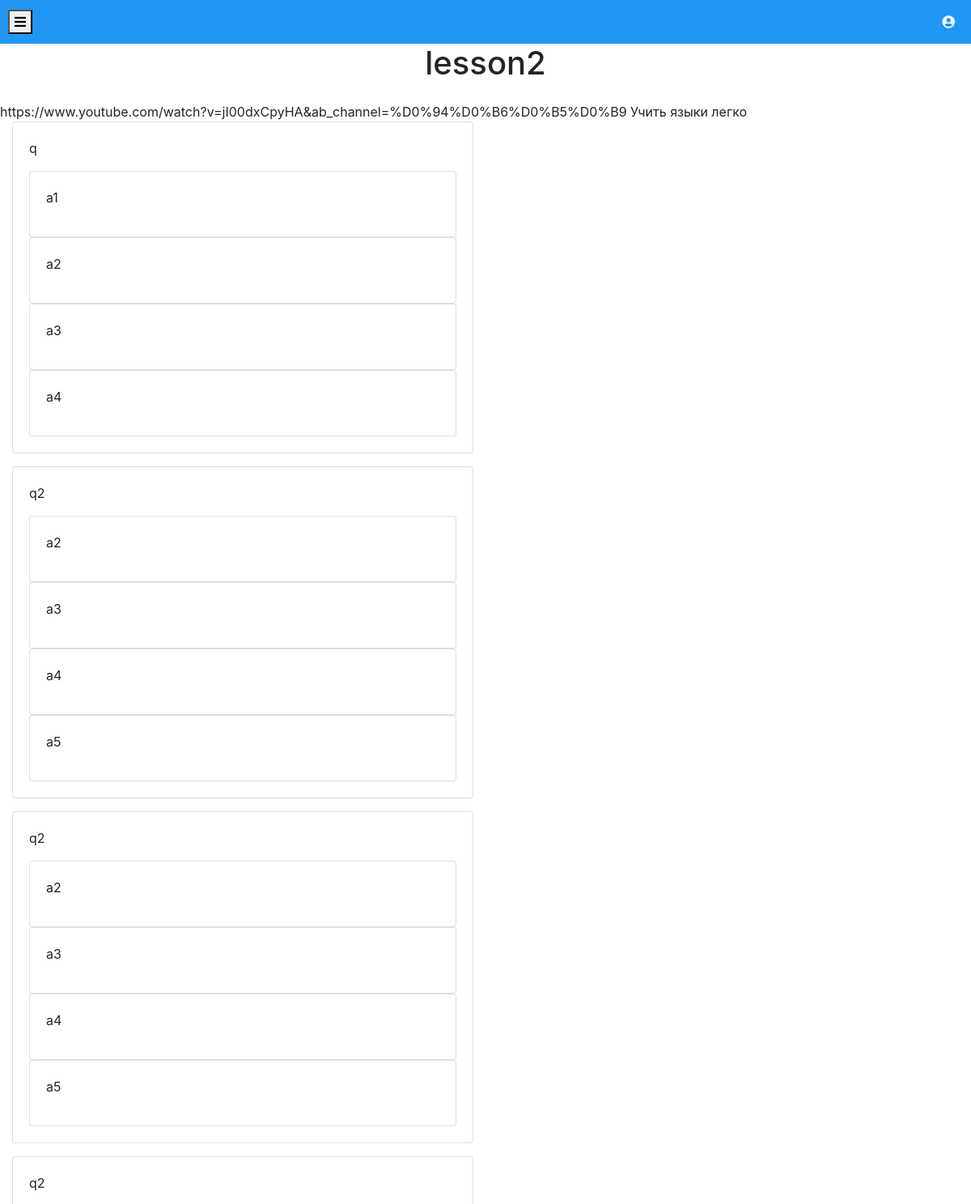
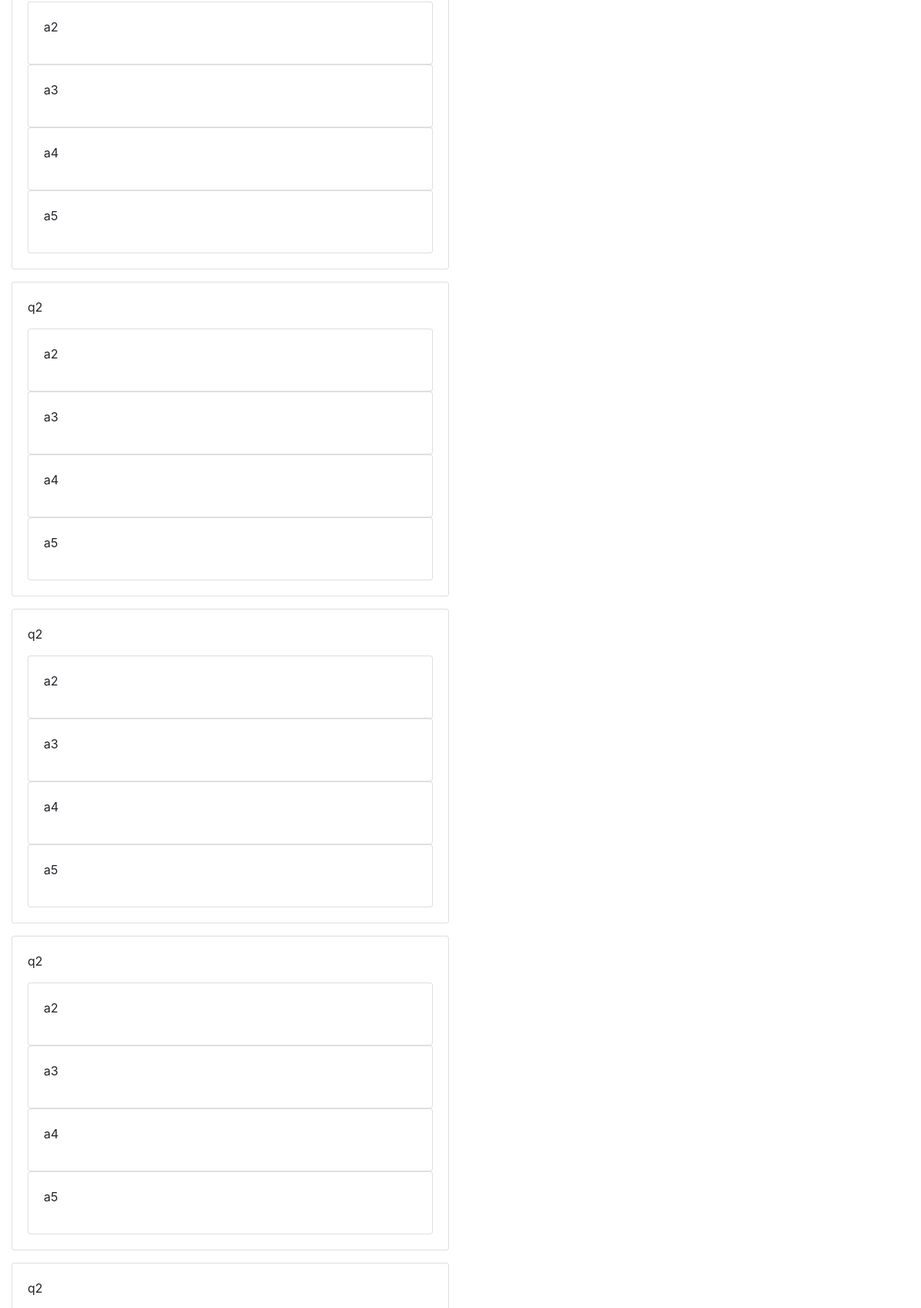
The app's page /my_lesson/3 (upper part) with its own data (2 pictures, top to bottom).
### data/lessons.py (models this page shows)
class Lesson(SqlAlchemyBase, UserMixin):
    __tablename__ = 'lessons'
    id = sqlalchemy.Column(sqlalchemy.Integer,
                           primary_key=True, autoincrement=True)
    name = sqlalchemy.Column(sqlalchemy.String)
    text_material = sqlalchemy.Column(sqlalchemy.String)
    video_material = sqlalchemy.Column(sqlalchemy.String)
    course_id = sqlalchemy.Column(sqlalchemy.Integer, sqlalchemy.ForeignKey('courses.id'))
    course = orm.relationship('Course', backref='lessons_course')
    questions = orm.relationship('Question', backref='lessons_questions')

### data/questions.py (models this page shows)
class Question(SqlAlchemyBase, SerializerMixin):
    __tablename__ = 'questions'
    id = sqlalchemy.Column(sqlalchemy.Integer, primary_key=True, autoincrement=True)
    question = sqlalchemy.Column(sqlalchemy.String)
    answer1 = sqlalchemy.Column(sqlalchemy.String)
    answer2 = sqlalchemy.Column(sqlalchemy.String)
    answer3 = sqlalchemy.Column(sqlalchemy.String)
    answer4 = sqlalchemy.Column(sqlalchemy.String)
    lesson_id = sqlalchemy.Column(sqlalchemy.Integer, sqlalchemy.ForeignKey('lessons.id'))
    lesson = orm.relationship('Lesson', backref='questions_lesson')

### app.py (the view)
@login_required
@app.route('/my_lesson/<int:id>')
def my_lesson(id):
    db_sess = db_session.create_session()
    lesson = db_sess.query(Lesson).filter(Lesson.id == id).first()
    return render_template('my_lesson.html', lesson=lesson)

### data/db_session.py (called while the page is built)
def create_session():
    global __factory
    return __factory

### templates/my_lesson.html
{% extends "base.html" %}
{% block content %}
<h1 class="mb-4">{{lesson.name}}</h1>
<div>
    {{lesson.video_material}}
    {{lesson.text_material}}
    {% for item in lesson.questions %}
    <div class="col-md-6 mb-3">
        <div class="card">
            <div class="card-body">
                <p>{{ item.question }}</p>
                <div class="card">
                    <div class="card-body">
                        <p>{{ item.answer1 }}</p>
                    </div>
                </div>
                <div class="card">
                    <div class="card-body">
                        <p>{{ item.answer2 }}</p>
                    </div>
                </div>
                <div class="card">
                    <div class="card-body">
                        <p>{{ item.answer3 }}</p>
                    </div>
                </div>
                <div class="card">
                    <div class="card-body">
                        <p>{{ item.answer4 }}</p>
                    </div>
                </div>
            </div>
        </div>
    </div>
    {% endfor %}
</div>
{% endblock %}

### templates/base.html (shortened to what this page needs)
<!DOCTYPE html>
<html lang="en">
<head>
    <link rel="stylesheet" href="{{ url_for('static', filename='css/style.css') }}">
    <link rel="stylesheet"
          href="https://cdnjs.cloudflare.com/ajax/libs/font-awesome/5.15.4/css/all.min.css">
    <link href="https://stackpath.bootstrapcdn.com/bootstrap/4.5.2/css/bootstrap.min.css" rel="stylesheet">
</head>
<body>
    <div class="top-bar">
        <button id="togglePanelBtn">
            <i class="fas fa-bars"></i>
        </button>
        <a href="/profile" class="profile-button"><i class="fas fa-user-circle"></i></a>
    </div>
    <div class="content">
        {% block content %}{% endblock %}
    </div>
</body>
</html>

### static/css/style.css (style rules this page uses)
body { margin: 0; font-family: Arial, sans-serif; }
.top-bar { background-color: #2196F3; padding: 10px; color: white; display: flex; justify-content: space-between; align-items: center; }
.menu-button, .profile-button { background-color: transparent; border: none; color: white; cursor: pointer; padding: 5px 10px; font-size: 16px; }
body { font-family: Arial, sans-serif; background-color: #f4f4f4; }
h1 { text-align: center; margin-bottom: 20px; }

### records on screen
Lesson: name "lesson2", video_material "https://www.youtube.com/watch?v=jI00dxCpyHA&ab_channel=%D0%94%D0%B6%D0%B5%D0%B9", text_material "Учить языки легко"
Question: question "q", answer1 "a1", answer2 "a2", answer3 "a3", answer4 "a4"
Question: question "q2", answer1 "a2", answer2 "a3", answer3 "a4", answer4 "a5"
Question: question "q2", answer1 "a2", answer2 "a3", answer3 "a4", answer4 "a5"
Question: question "q2", answer1 "a2", answer2 "a3", answer3 "a4", answer4 "a5"
Question: question "q2", answer1 "a2", answer2 "a3", answer3 "a4", answer4 "a5"
Question: question "q2", answer1 "a2", answer2 "a3", answer3 "a4", answer4 "a5"
Question: question "q2", answer1 "a2", answer2 "a3", answer3 "a4", answer4 "a5"
Question: question "q2"
